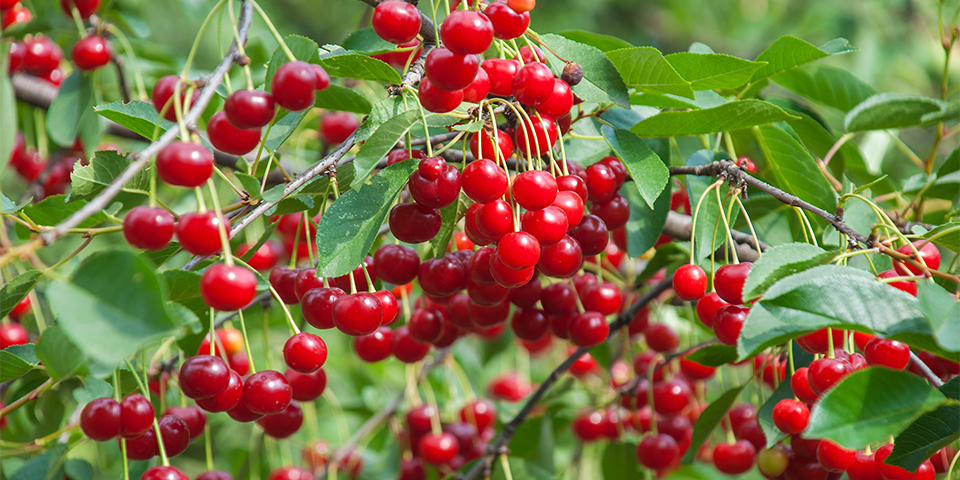
%> input picture Segundo Estrato/Processamento Digital de Imagens/atv05/cherry01.jpg, 960 x 480 px
$ octave ativ09_01.m   (GNU Octave 9; MATLAB toolbox functions it lacks are replaced by stand-ins)
%> lines starting %> are read from the running program, lines starting %| are printed output that depends on the picture; in (x1, y1, x2, y2) boxes, pixels count from 0 and x2, y2 are one past the last pixel; in counts of white or black regions, pixels touching at a corner belong together; the program's own positions count from 1
%% IF69D - Processamento Digital de Imagens
%   Tarefa 9 - Exerc韈io 01
%   Autores : Eduardo Vanderlei dos Santos Junior
%   Data: 28/04/2021


%Mantra
clear all, close all, clc;

% Carrega a Imagem
rgb =  imread('cherry01.jpg');
%> rgb is the input picture: size 480x960x3 uint8; mean R, G, B 128.5, 111.8, 68.7


% Separa em  canais
r = rgb(:,:,1);
g = rgb(:,:,2);
b = rgb(:,:,3);
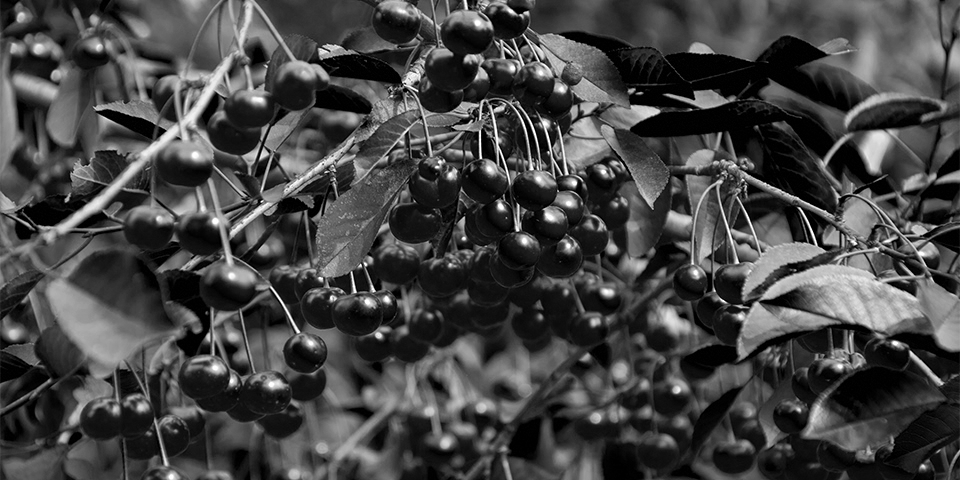
%> b: size 480x960 uint8; min 0, max 255, mean 68.7

% monta compara玢o em canais (tirei a imagem, mas pode constatar que os canais R e G s鉶 os melhores para
%trabalhar. Vou deixar comentado a vizualiza玢o.
r_g_b =[r g b];
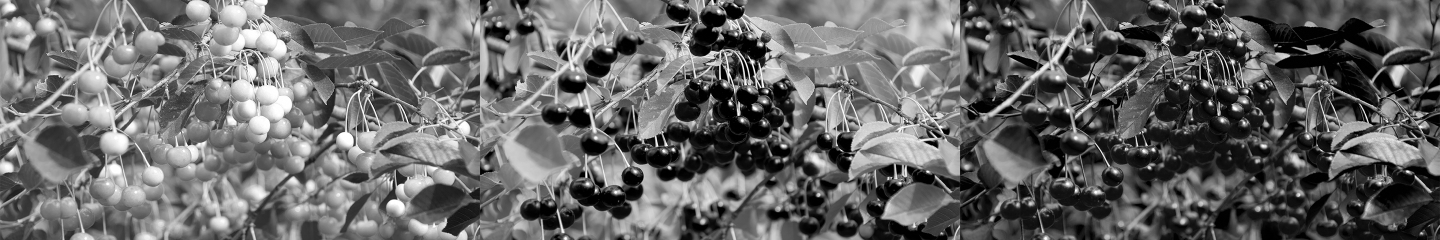
%> r_g_b: size 480x2880 uint8 (shown at 1/2 size); min 0, max 255, mean 103
%figure, imshow(r_g_b)

% Subtrai um canal do outro (Segmenta玢o)
cherry= imsubtract(r,g);
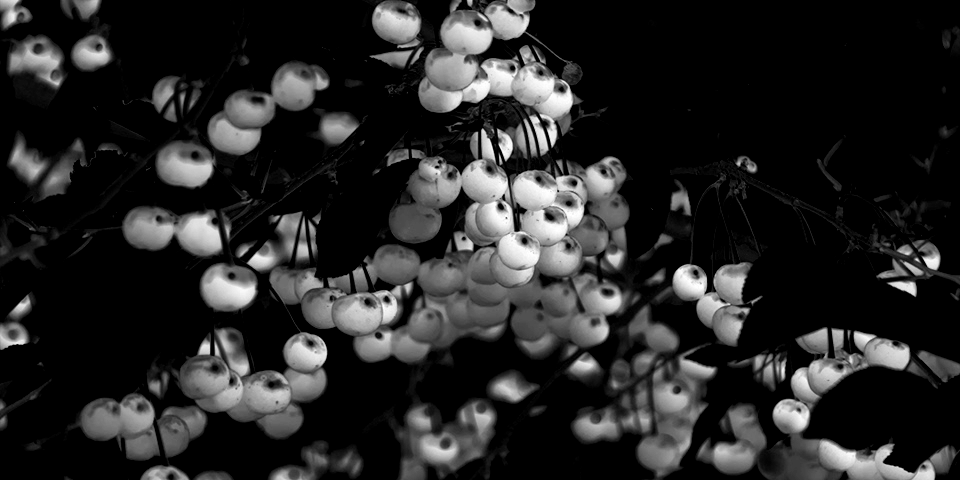
%> cherry: size 480x960 uint8; min 0, max 255, mean 39.1

%limiariza玢o
th = graythresh(cherry)
%> th = 0.278
cherry_bw = im2bw(cherry, th);
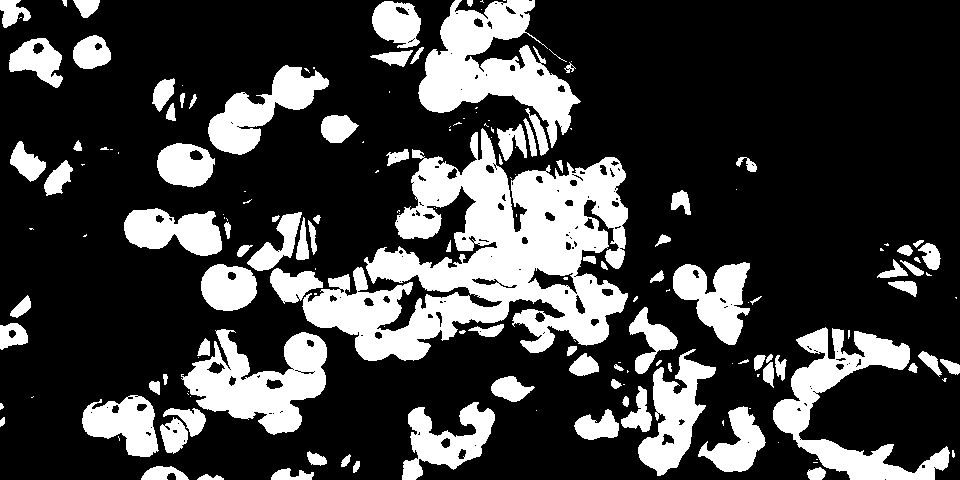
%> cherry_bw: size 480x960 logical; 25% white; 172 white regions (75 under 20 px), largest, box (x1, y1, x2, y2) and area: (302, 128, 628, 361) 35668, (418, 0, 581, 148) 10668, (773, 327, 950, 480) 8376

%regulariza玢o
se = strel("square", 7);
cherry_bw2 = imclose(cherry_bw, se);
%> cherry_bw2: size 480x960 logical; 27.9% white; 61 white regions (23 under 20 px), largest, box (x1, y1, x2, y2) and area: (201, 0, 638, 376) 63747, (82, 329, 327, 457) 13593, (732, 327, 960, 480) 10633
se = strel("square", 3);
cherry_bw3 = imopen(cherry_bw, se);
%> cherry_bw3: size 480x960 logical; 24.6% white; 111 white regions (15 under 20 px), largest, box (x1, y1, x2, y2) and area: (303, 129, 628, 361) 34193, (419, 0, 580, 146) 10550, (773, 328, 949, 480) 8319
cherry_bw4 = imfill(cherry_bw3, 'holes');
%> cherry_bw4: size 480x960 logical; 25.3% white; 110 white regions (14 under 20 px), largest, box (x1, y1, x2, y2) and area: (303, 129, 628, 361) 35833, (419, 0, 580, 146) 10782, (773, 328, 949, 480) 8409
figure, imshow(cherry_bw4), title('Mascara bin醨ia')


%Perimetro do filtro
perim_bw =bwperim(cherry_bw4, 8);
%> perim_bw: size 480x960 logical; 3.7% white in thin lines or dots


% Definindo o perimetro das cerejas
g_sat = g;
r_sat = r;
g_sat(perim_bw) = 255;
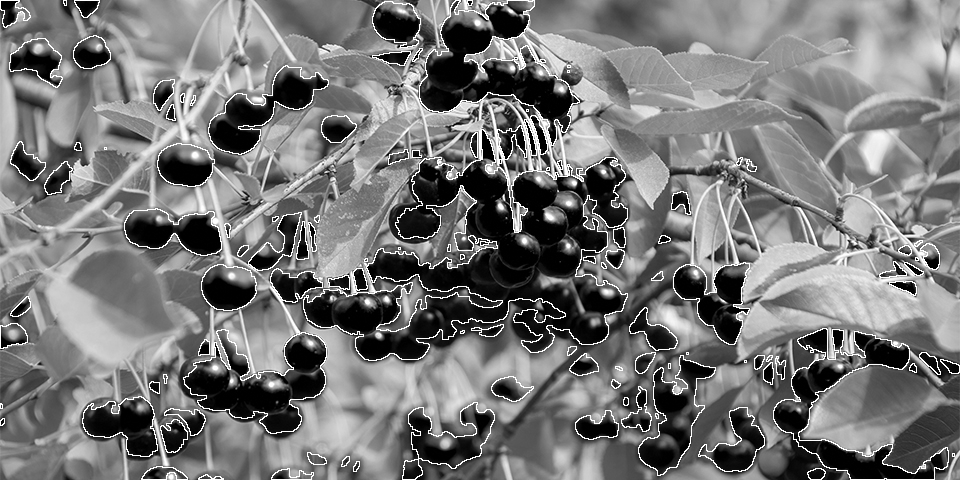
%> g_sat: size 480x960 uint8; min 0, max 255, mean 119.1
r_sat(perim_bw) = 255;
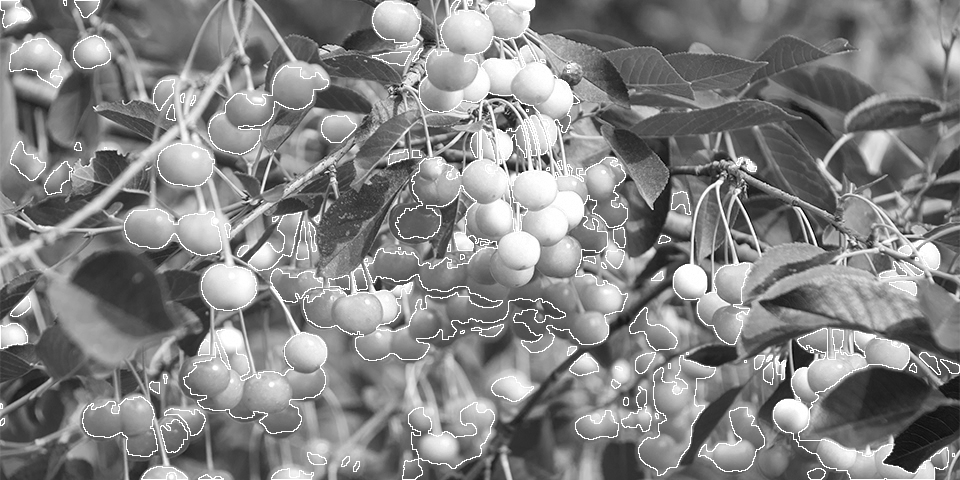
%> r_sat: size 480x960 uint8; min 0, max 255, mean 132.2
rgb2 = cat(3, r_sat, g_sat, b);
figure, imshow(rgb2), title('Perimetro')

%Destaque das cerejas
cherry_bw4d = double(cherry_bw4);
cherry_bw4dn = ~cherry_bw4d;
cherry_bw4d(cherry_bw4dn) = 0
rgb3 =double(rgb) .* repmat(cherry_bw4d, [1,1,3]);
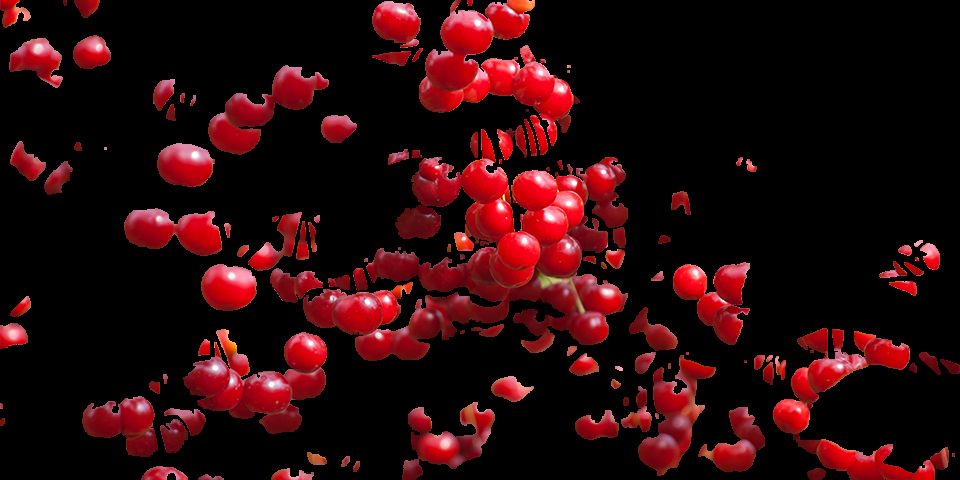
%> rgb3: size 480x960x3 double; mean R, G, B 42.8, 8.8, 10.9
rgb3 = uint8(rgb3);
%> rgb3: size 480x960x3 uint8
figure, imshow(rgb3), title('destaque das cerejas')
